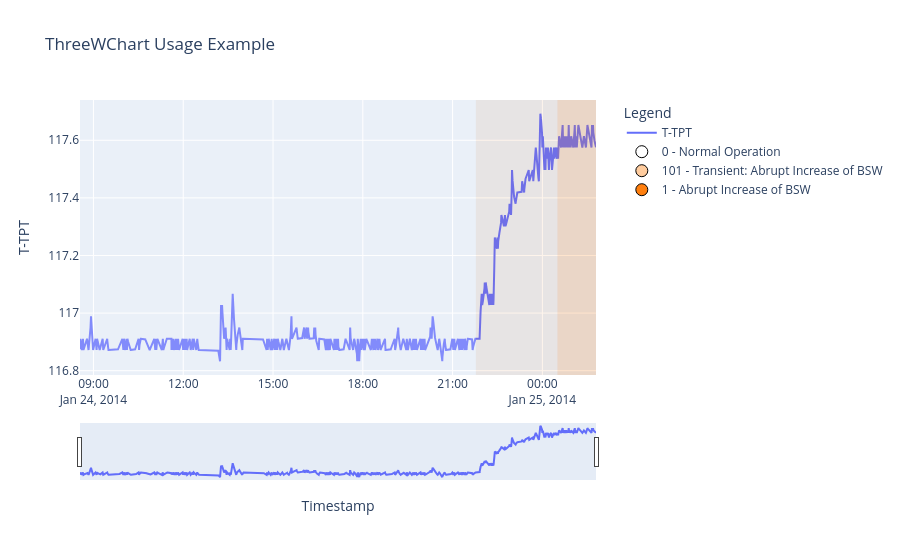

The notebook cell this image was saved under:
### Markdown cell above
## Viewing specific events

The 3W Dataset captures a variety of events that reflect different operational states and anomalies. By adjusting the `y_axis` parameter, you can isolate and examine the data associated with a particular event. The table below lists the available events as of version 2.0.0. To see more details about events, you can refer to the [Dataset README](https://github.com/petrobras/3W/blob/main/dataset/README.md).


<div align="center">

| Label    | Description                               |
|----------|-------------------------------------------|
| 0        | Normal Operation                          |
| 1        | Abrupt Increase of BSW                    |
| 2        | Spurious Closure of DHSV                  |
| 3        | Severe Slugging                           |
| 4        | Flow Instability                          |
| 5        | Rapid Productivity Loss                   |
| 6        | Quick Restriction in PCK                  |
| 7        | Scaling in PCK                            |
| 8        | Hydrate in Production Line                |
| 9        | Hydrate in Service Line                   |
| 101      | Transient: Abruption Increase of BSW      |
| 102      | Transient: Spurious Closure of DHSV       |
| 105      | Transient: Rapid Productivity Loss        |
| 106      | Transient: Quick Restriction in PCK       |
| 107      | Transient: Scaling in PCK                 |
| 108      | Transient: Hydrate in Production Line     |
| 109      | Transient: Hydrate in Service Line        |

</div>

### Code cell
# Plotting with a specific y-axis (T-TPT)
chart = ThreeWChart(
    file_path="../../dataset/1/WELL-00001_20140124083303.parquet",
    title="ThreeWChart Usage Example",
    y_axis="T-TPT",
)
fig, _ = chart.plot()
fig.show(config={"displaylogo": False})

### Figure 1 — Plotly figure (JSON) as saved in the notebook; plotly's stock layout.template omitted (floating-point values rounded to 4 significant figures; data arrays with more than 128 entries replaced by an {"elided": "..."} marker saying what was removed)
{"data": [{"mode": "lines", "name": "T-TPT", "type": "scatter", "x": {"elided": "62068 str values"}, "y": {"elided": "62068 float values"}}, {"marker": {"color": "white", "line": {"color": "black", "width": 1}, "size": 12}, "mode": "markers", "name": "0 - Normal Operation", "showlegend": true, "type": "scatter", "x": [null], "y": [null]}, {"marker": {"color": "rgba(255, 127, 14, 0.4)", "line": {"color": "black", "width": 1}, "size": 12}, "mode": "markers", "name": "101 - Transient: Abrupt Increase of BSW", "showlegend": true, "type": "scatter", "x": [null], "y": [null]}, {"marker": {"color": "#ff7f0e", "line": {"color": "black", "width": 1}, "size": 12}, "mode": "markers", "name": "1 - Abrupt Increase of BSW", "showlegend": true, "type": "scatter", "x": [null], "y": [null]}], "layout": {"legend": {"itemclick": false, "itemdoubleclick": false, "title": {"text": "Legend"}, "x": 1.05, "y": 1}, "shapes": [{"fillcolor": "white", "line": {"width": 0}, "opacity": 0.2, "type": "rect", "x0": "2014-01-24T08:33:03", "x1": "2014-01-24T21:46:38", "xref": "x", "y0": 0, "y1": 1, "yref": "paper"}, {"fillcolor": "rgba(255, 127, 14, 0.4)", "line": {"width": 0}, "opacity": 0.2, "type": "rect", "x0": "2014-01-24T21:46:39", "x1": "2014-01-25T00:30:10", "xref": "x", "y0": 0, "y1": 1, "yref": "paper"}, {"fillcolor": "#ff7f0e", "line": {"width": 0}, "opacity": 0.2, "type": "rect", "x0": "2014-01-25T00:30:11", "x1": "2014-01-25T01:47:30", "xref": "x", "y0": 0, "y1": 1, "yref": "paper"}], "title": {"text": "ThreeWChart Usage Example"}, "xaxis": {"rangeslider": {"visible": true}, "title": {"text": "Timestamp"}}, "yaxis": {"title": {"text": "T-TPT"}}}}
